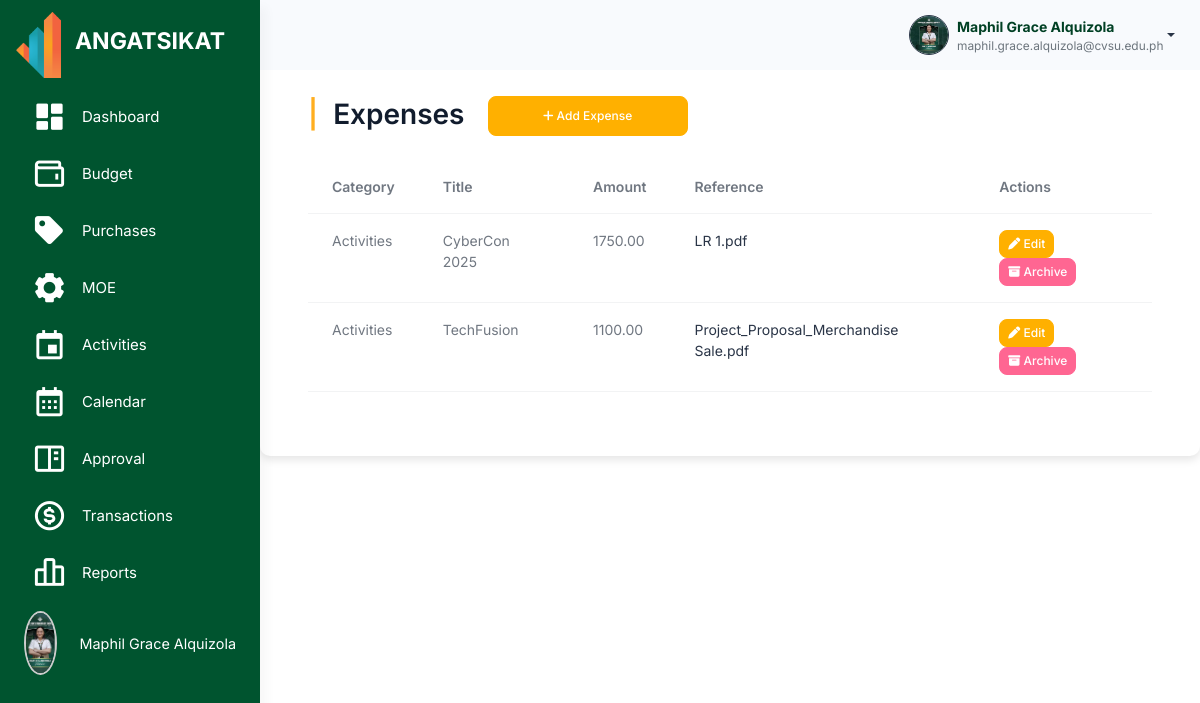
Before: /src/income_and_expenses/expenses.php (signed in) with the older database file.
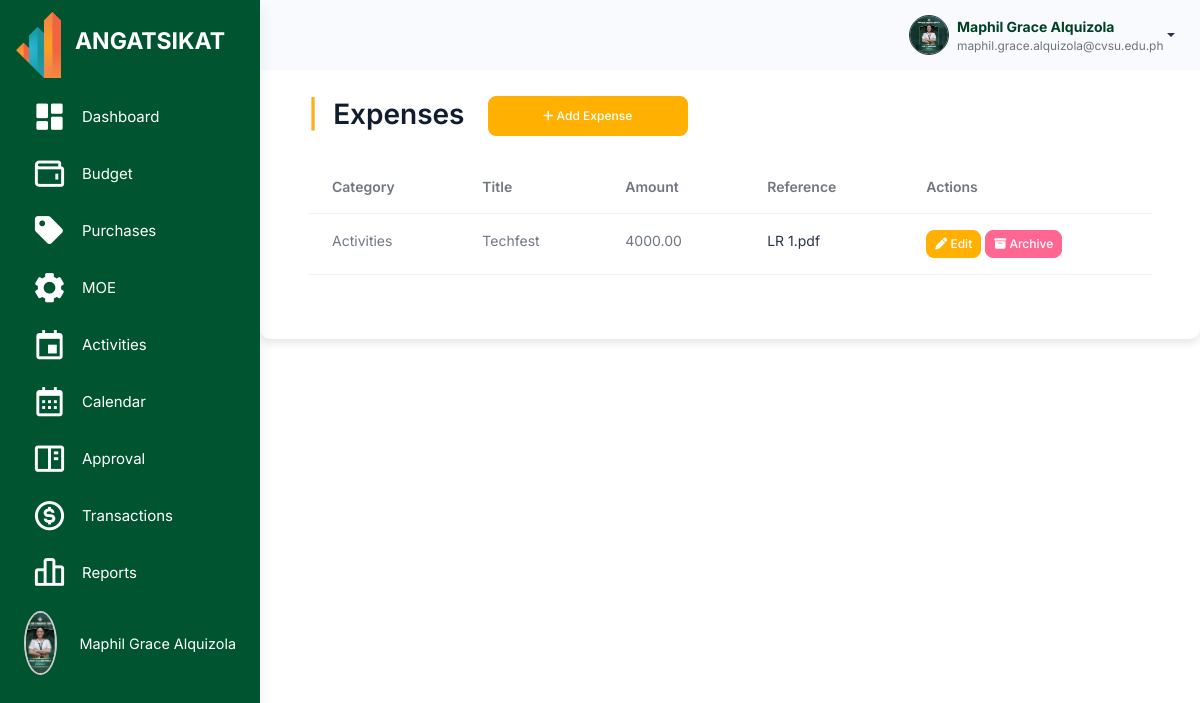
After: the same page with the newer database file.
### tables this page shows
CREATE TABLE `expenses` (
  `expense_id` int(11) NOT NULL,
  `organization_id` int(11) NOT NULL,
  `summary_id` int(11) NOT NULL,
  `category` enum('Activities','Purchases','Maintenance and Other Expenses') NOT NULL,
  `title` varchar(255) NOT NULL,
  `amount` decimal(10,2) NOT NULL,
  `reference` varchar(255) DEFAULT NULL,
  `created_at` timestamp NOT NULL DEFAULT current_timestamp(),
  `archived` tinyint(4) NOT NULL DEFAULT 0
);

### src/session_check.php (called while the page is built, shortened)
<?php
$organization_id = $_SESSION['organization_id'];
?>

### src/user_query.php (called while the page is built, shortened)
<?php
$user_id = $_SESSION['user_id'];
$user_query = "SELECT * FROM users WHERE user_id = '$user_id'";
$user_result = mysqli_query($conn, $user_query);
?>

### src/income_and_expenses/expenses.php (the view, shortened to what the changed rows need)
<?php
include '../connection.php';
include '../session_check.php';
include '../user_query.php';
$sql = "SELECT * FROM expenses WHERE organization_id = $organization_id AND archived = 0";
$result = $conn->query($sql);
?>
<!DOCTYPE html>
<html lang="en">
<head>
    <link rel="stylesheet" href="../assets/css/styles.min.css" />
    <link rel="stylesheet" href="../activity_management/css/activities.css" />
    <link href="https://unpkg.com/boxicons@2.1.4/css/boxicons.min.css" rel="stylesheet" />
    <link rel="stylesheet" href="https://cdnjs.cloudflare.com/ajax/libs/font-awesome/6.6.0/css/all.min.css">
    <link rel="stylesheet" href="https://cdn.datatables.net/2.1.7/css/dataTables.bootstrap.min.css" />
</head>
<body>
    <div class="page-wrapper" id="main-wrapper" data-layout="vertical" data-navbarbg="skin6" data-sidebartype="full"
        data-sidebar-position="fixed" data-header-position="fixed">
        <div class="body-wrapper">
            <div class="container mt-5 p-5">
                <h2 class="mb-4">
                    <span class="text-warning fw-bold me-2">|</span> Expenses
                    <button class="btn btn-primary ms-3" data-bs-toggle="modal" data-bs-target="#addExpenseModal"
                        style="height: 40px; width: 200px; border-radius: 8px; font-size: 12px;">
                        <i class="fa-solid fa-plus"></i> Add Expense
                    </button>
                </h2>
                <div class="table-responsive" style="max-height: 400px;">
                    <table id="expensesTable" class="table">
                        <thead>
                            <tr>
                                <th>Category</th>
                                <th>Title</th>
                                <th>Amount</th>
                                <th>Reference</th>
                                <th>Actions</th>
                            </tr>
                        </thead>
                        <tbody>
                            <?php
                            if ($result->num_rows > 0) {
                                while($row = $result->fetch_assoc()) {
                                    echo "<tr>
                                            <td>{$row['category']}</td>
                                            <td>{$row['title']}</td>
                                            <td>{$row['amount']}</td>
                                            <td><a href='uploads/references/{$row['reference']}' class='link-offset-2 link-underline link-underline-opacity-0' target='_blank'>
                                                {$row['reference']}
                                                </a>
                                            </td>
                                            <td>
                                                <button class='btn btn-primary btn-sm edit-btn'
                                                        data-bs-toggle='modal'
                                                        data-bs-target='#editExpenseModal'
                                                        data-id='{$row['expense_id']}'>
                                                    <i class='fa-solid fa-pen'></i> Edit
                                                </button>
                                                <button class='btn btn-danger btn-sm archive-btn'
                                                        data-id='{$row['expense_id']}'>
                                                    <i class='fa-solid fa-box-archive'></i> Archive
                                                </button>
                                            </td>
                                        </tr>";
                                }
                            }
                            ?>
                        </tbody>
                    </table>
                </div>
            </div>
        </div>
    </div>
</body>
</html>

Changed rows visible on the page:
removed expenses: category "Activities", title "CyberCon 2025", amount "1750.00", reference "LR 1.pdf"
removed expenses: category "Activities", title "TechFusion", amount "1100.00", reference "Project_Proposal_Merchandise Sale.pdf"
added expenses: category "Activities", title "Techfest", amount "4000.00", reference "LR 1.pdf"
